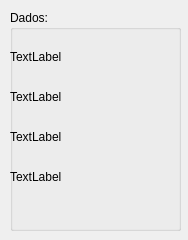
<?xml version="1.0" encoding="UTF-8"?>
<ui version="4.0">
 <class>Pagamento</class>
 <widget class="QDialog" name="Pagamento">
  <property name="geometry">
   <rect>
    <x>0</x>
    <y>0</y>
    <width>188</width>
    <height>240</height>
   </rect>
  </property>
  <property name="windowTitle">
   <string>Dialog</string>
  </property>
  <widget class="QGroupBox" name="gbDados">
   <property name="geometry">
    <rect>
     <x>10</x>
     <y>10</y>
     <width>171</width>
     <height>221</height>
    </rect>
   </property>
   <property name="title">
    <string>Dados:</string>
   </property>
   <widget class="QLabel" name="label">
    <property name="geometry">
     <rect>
      <x>0</x>
      <y>40</y>
      <width>52</width>
      <height>14</height>
     </rect>
    </property>
    <property name="text">
     <string>TextLabel</string>
    </property>
   </widget>
   <widget class="QLabel" name="label_2">
    <property name="geometry">
     <rect>
      <x>0</x>
      <y>80</y>
      <width>52</width>
      <height>14</height>
     </rect>
    </property>
    <property name="text">
     <string>TextLabel</string>
    </property>
   </widget>
   <widget class="QLabel" name="label_3">
    <property name="geometry">
     <rect>
      <x>0</x>
      <y>120</y>
      <width>52</width>
      <height>14</height>
     </rect>
    </property>
    <property name="text">
     <string>TextLabel</string>
    </property>
   </widget>
   <widget class="QLabel" name="label_4">
    <property name="geometry">
     <rect>
      <x>0</x>
      <y>160</y>
      <width>52</width>
      <height>14</height>
     </rect>
    </property>
    <property name="text">
     <string>TextLabel</string>
    </property>
   </widget>
  </widget>
 </widget>
 <resources/>
 <connections/>
</ui>
